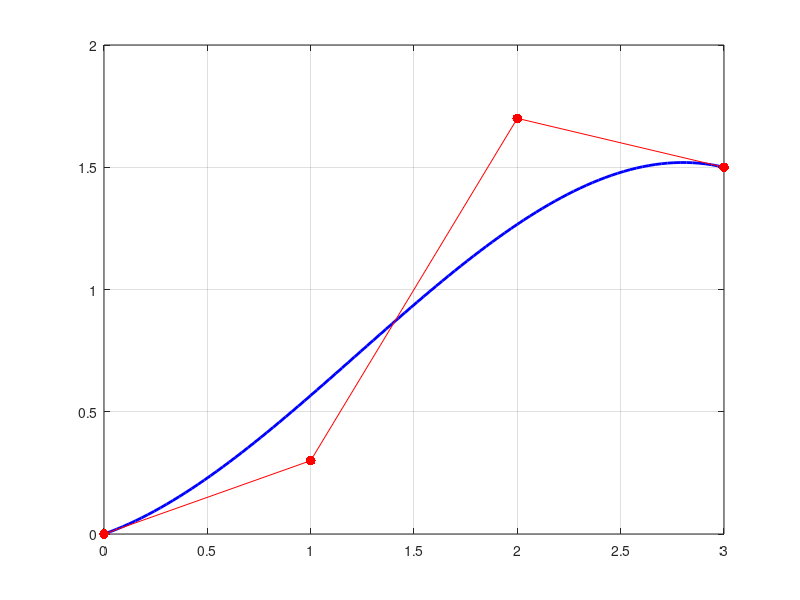

The MATLAB script that drew this image: (Note: this script raises an error after producing the figure.)
% Problem 3
disp('< Promblem 3 >')
pt1 = [0; 0];
pt2 = [1; 0.3];
pt3 = [2; 1.7];
pt4 = [3; 1.5];

u = linspace(0,1,100);
bezier_curve = kron((1-u).^3,pt1) + kron((3*u.*(1-u).^2),pt2) + kron((3*(u.^2).*(1-u)), pt3) + kron((u.^3),pt4);

plot(bezier_curve(1,:), bezier_curve(2,:), 'b-', 'LineWidth', 2); % Plot the bezier curve
hold on;
plot([pt1(1), pt2(1)], [pt1(2), pt2(2)], 'r-');  % Plot line from pt1 to pt2
plot([pt2(1), pt3(1)], [pt2(2), pt3(2)], 'r-'); % Plot line from pt2 to pt3
plot([pt3(1), pt4(1)], [pt3(2), pt4(2)], 'r-'); % Plot line from pt3 to pt4
scatter(pt1(1), pt1(2), 50, 'r', 'filled'); % Plot red filled dots
scatter(pt2(1), pt2(2), 50, 'r', 'filled');
scatter(pt3(1), pt3(2), 50, 'r', 'filled');
scatter(pt4(1), pt4(2), 50, 'r', 'filled');
grid on;
hold off;


% u=1/3 -> x=1, y=0.3
% u=2/3 -> x=2, y=1.7
% Define equations for points pt2 and pt3
syms a b;
eqns = [(1 - (1/3).^3) * pt1(2) + 3 * (1/3) * (1 - 1/3).^2 * (0.3 + a) + 3 * ((1/3)^2) * (1 - 1/3) * (1.7 + b) + ((1/3)^3) * pt4(2) - 0.3 == 0,
        (1 - (2/3).^3) * pt1(2) + 3 * (2/3) * (1 - 2/3).^2 * (0.3 + a) + 3 * ((2/3)^2) * (1 - 2/3) * (1.7 + b) + ((2/3)^3) * pt4(2) - 1.7 == 0 ];

% Solve the equations
sol = solve(eqns,a,b);

% Display the results
a_val = double(sol.a);
b_val = double(sol.b);
ctl_pt2 = [1; 0.3 + a_val];
ctl_pt3 = [2; 1.7 + b_val];

disp('new point 2:')
disp(ctl_pt2')
disp('new point 3:')
disp(ctl_pt3')

% bezier_curve2 = kron((1-u).^3,pt1) + kron((3*u.*(1-u).^2),ctl_pt2) + kron((3*(u.^2).*(1-u)), ctl_pt3) + kron((u.^3),pt4);
% plot(bezier_curve2(1,:), bezier_curve2(2,:), 'b-', 'LineWidth', 2); % Plot the bezier curve
% hold on;
% plot([pt1(1), ctl_pt2(1)], [pt1(2), ctl_pt2(2)], 'r-');  % Plot line from pt1 to ctl_pt2
% plot([ctl_pt2(1), ctl_pt3(1)], [ctl_pt2(2), ctl_pt3(2)], 'r-'); % Plot line from ctl_pt2 to ctl_pt3
% plot([ctl_pt3(1), pt4(1)], [ctl_pt3(2), pt4(2)], 'r-'); % Plot line from ctl_pt3 to pt4
% scatter(pt1(1), pt1(2), 50, 'r', 'filled'); % Plot red filled dots
% scatter(pt2(1), pt2(2), 50, 'r', 'filled');
% scatter(pt3(1), pt3(2), 50, 'r', 'filled');
% scatter(pt4(1), pt4(2), 50, 'r', 'filled');
% scatter(ctl_pt3(1), ctl_pt3(2), 50, 'g', 'filled'); % Plot red filled dots
% scatter(ctl_pt2(1), ctl_pt2(2), 50, 'g', 'filled');
% grid on;
% hold off;

disp(' ')